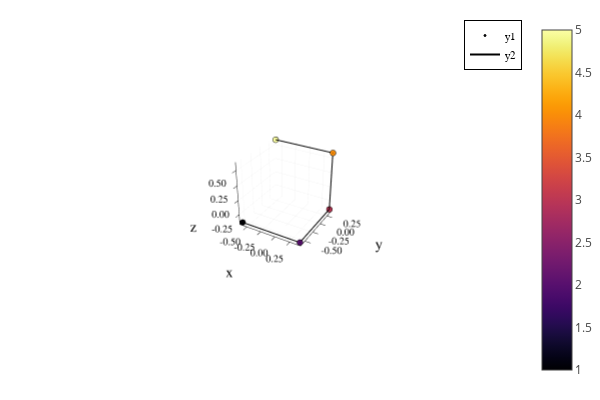

Notebook cell for this chart:
### Code cell
a = Point(0.0,0.0,0.0)
b = Point(1.0,0.0,0.0)
c = Point(1.0,1.0,0.0)
d = Point(1.0,1.0,1.0)
e = Point(0.0,1.0,1.0)
P = PolygonalChain([a,b,c,d,e])
#dihedralRotate!(P,2,pi/4)
centerChain!(P)
plot()
plotChain!(centerChain(P),"red")

### Figure 1 — Plotly figure (JSON) as saved in the notebook; plotly's stock layout.template omitted (floating-point values rounded to 4 significant figures; data arrays with more than 128 entries replaced by an {"elided": "..."} marker saying what was removed)
{"data": [{"colorbar": {"title": {"text": ""}}, "legendgroup": "y1", "marker": {"color": "rgba(0, 0, 4, 1.000)", "line": {"color": "rgba(0, 0, 0, 1)", "width": 1}, "size": 2, "symbol": "circle"}, "mode": "markers", "name": "y1", "scene": "scene", "showlegend": true, "type": "scatter3d", "x": [-0.6], "xaxis": "x", "y": [-0.6], "yaxis": "y", "z": [-0.4], "zaxis": "z", "zmax": 5, "zmin": 1}, {"colorbar": {"title": {"text": ""}}, "legendgroup": "y1", "marker": {"color": "rgba(87, 16, 109, 1.000)", "line": {"color": "rgba(0, 0, 0, 1)", "width": 1}, "size": 2, "symbol": "circle"}, "mode": "markers", "name": "y1", "scene": "scene", "showlegend": false, "type": "scatter3d", "x": [0.4], "xaxis": "x", "y": [-0.6], "yaxis": "y", "z": [-0.4], "zaxis": "z", "zmax": 5, "zmin": 1}, {"colorbar": {"title": {"text": ""}}, "legendgroup": "y1", "marker": {"color": "rgba(187, 55, 85, 1.000)", "line": {"color": "rgba(0, 0, 0, 1)", "width": 1}, "size": 2, "symbol": "circle"}, "mode": "markers", "name": "y1", "scene": "scene", "showlegend": false, "type": "scatter3d", "x": [0.4], "xaxis": "x", "y": [0.4], "yaxis": "y", "z": [-0.4], "zaxis": "z", "zmax": 5, "zmin": 1}, {"colorbar": {"title": {"text": ""}}, "legendgroup": "y1", "marker": {"color": "rgba(249, 141, 10, 1.000)", "line": {"color": "rgba(0, 0, 0, 1)", "width": 1}, "size": 2, "symbol": "circle"}, "mode": "markers", "name": "y1", "scene": "scene", "showlegend": false, "type": "scatter3d", "x": [0.4], "xaxis": "x", "y": [0.4], "yaxis": "y", "z": [0.6], "zaxis": "z", "zmax": 5, "zmin": 1}, {"colorbar": {"title": {"text": ""}}, "legendgroup": "y1", "marker": {"color": "rgba(252, 255, 164, 1.000)", "line": {"color": "rgba(0, 0, 0, 1)", "width": 1}, "size": 2, "symbol": "circle"}, "mode": "markers", "name": "y1", "scene": "scene", "showlegend": false, "type": "scatter3d", "x": [-0.6], "xaxis": "x", "y": [0.4], "yaxis": "y", "z": [0.6], "zaxis": "z", "zmax": 5, "zmin": 1}, {"colorbar": {"title": {"text": ""}}, "hoverinfo": "none", "marker": {"cmax": 5, "cmin": 1, "color": [0.5], "colorscale": {"elided": "256x2 mixed values"}, "opacity": 1e-10, "showscale": true, "size": 1e-10}, "mode": "markers", "name": "y1", "scene": "scene", "showlegend": false, "type": "scatter3d", "x": [-0.6], "xaxis": "x", "y": [-0.6], "yaxis": "y", "z": [-0.4], "zaxis": "z", "zmax": 5, "zmin": 1}, {"colorbar": {"title": {"text": ""}}, "legendgroup": "y2", "line": {"color": "rgba(0, 0, 0, 1)", "dash": "solid", "shape": "linear", "width": 2}, "mode": "lines", "name": "y2", "scene": "scene", "showlegend": true, "type": "scatter3d", "x": [-0.6, 0.4, 0.4, 0.4, -0.6], "xaxis": "x", "y": [-0.6, -0.6, 0.4, 0.4, 0.4], "yaxis": "y", "z": [-0.4, -0.4, -0.4, 0.6, 0.6], "zaxis": "z", "zmax": 5, "zmin": 1}], "layout": {"annotations": [], "height": 400, "legend": {"bgcolor": "rgba(255, 255, 255, 1.000)", "bordercolor": "rgba(0, 0, 0, 1)", "borderwidth": 1, "font": {"color": "rgba(0, 0, 0, 1)", "family": "sans-serif", "size": 11}, "title": {"font": {"color": "rgba(0, 0, 0, 1)", "family": "sans-serif", "size": 15}, "text": ""}, "tracegroupgap": 0, "traceorder": "normal", "x": 1, "xanchor": "auto", "y": 1, "yanchor": "auto"}, "margin": {"b": 20, "l": 0, "r": 0, "t": 20}, "paper_bgcolor": "rgba(255, 255, 255, 1.000)", "plot_bgcolor": "rgba(255, 255, 255, 1.000)", "scene": {"aspectmode": "auto", "aspectratio": {"x": 1, "y": 1, "z": 1}, "camera": {"center": {"x": 0, "y": 0, "z": 0}, "eye": {"x": 2.453, "y": -4.249, "z": 2.833}, "projection": {"type": "perspective"}, "up": {"x": 0.002993, "y": 0.001724, "z": 1.0}}, "domain": {"x": [0.1061, 0.9934], "y": [0.07581, 0.9902]}, "xaxis": {"gridcolor": "rgba(0, 0, 0, 0.1)", "gridwidth": 0.5, "linecolor": "rgba(0, 0, 0, 1)", "mirror": false, "range": [-0.63, 0.43], "showgrid": true, "showline": true, "showticklabels": true, "tickangle": 0, "tickcolor": "rgb(0, 0, 0)", "tickfont": {"color": "rgba(0, 0, 0, 1)", "family": "sans-serif", "size": 11}, "tickmode": "array", "ticks": "inside", "ticktext": ["-0.50", "-0.25", "0.00", "0.25"], "tickvals": [-0.5, -0.25, 0, 0.25], "title": {"font": {"color": "rgba(0, 0, 0, 1)", "family": "sans-serif", "size": 15}, "text": "x"}, "type": "linear", "visible": true, "zeroline": false, "zerolinecolor": "rgba(0, 0, 0, 1)"}, "yaxis": {"gridcolor": "rgba(0, 0, 0, 0.1)", "gridwidth": 0.5, "linecolor": "rgba(0, 0, 0, 1)", "mirror": false, "range": [-0.63, 0.43], "showgrid": true, "showline": true, "showticklabels": true, "tickangle": 0, "tickcolor": "rgb(0, 0, 0)", "tickfont": {"color": "rgba(0, 0, 0, 1)", "family": "sans-serif", "size": 11}, "tickmode": "array", "ticks": "inside", "ticktext": ["-0.50", "-0.25", "0.00", "0.25"], "tickvals": [-0.5, -0.25, 0, 0.25], "title": {"font": {"color": "rgba(0, 0, 0, 1)", "family": "sans-serif", "size": 15}, "text": "y"}, "type": "linear", "visible": true, "zeroline": false, "zerolinecolor": "rgba(0, 0, 0, 1)"}, "zaxis": {"gridcolor": "rgba(0, 0, 0, 0.1)", "gridwidth": 0.5, "linecolor": "rgba(0, 0, 0, 1)", "mirror": false, "range": [-0.43, 0.63], "showgrid": true, "showline": true, "showticklabels": true, "tickangle": 0, "tickcolor": "rgb(0, 0, 0)", "tickfont": {"color": "rgba(0, 0, 0, 1)", "family": "sans-serif", "size": 11}, "tickmode": "array", "ticks": "inside", "ticktext": ["-0.25", "0.00", "0.25", "0.50"], "tickvals": [-0.25, 0, 0.25, 0.5], "title": {"font": {"color": "rgba(0, 0, 0, 1)", "family": "sans-serif", "size": 15}, "text": "z"}, "type": "linear", "visible": true, "zeroline": false, "zerolinecolor": "rgba(0, 0, 0, 1)"}}, "showlegend": true, "width": 600}}
